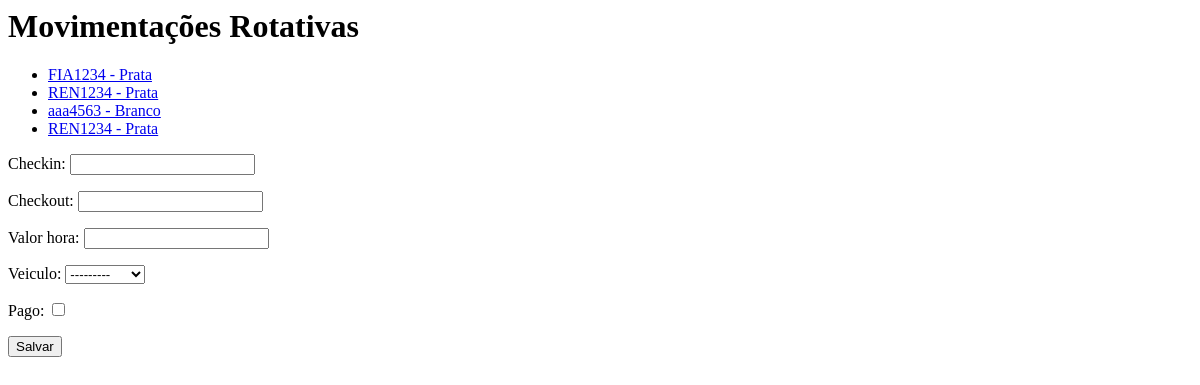
/core/mov-rot-list/, run on an earlier commit of the app's database.
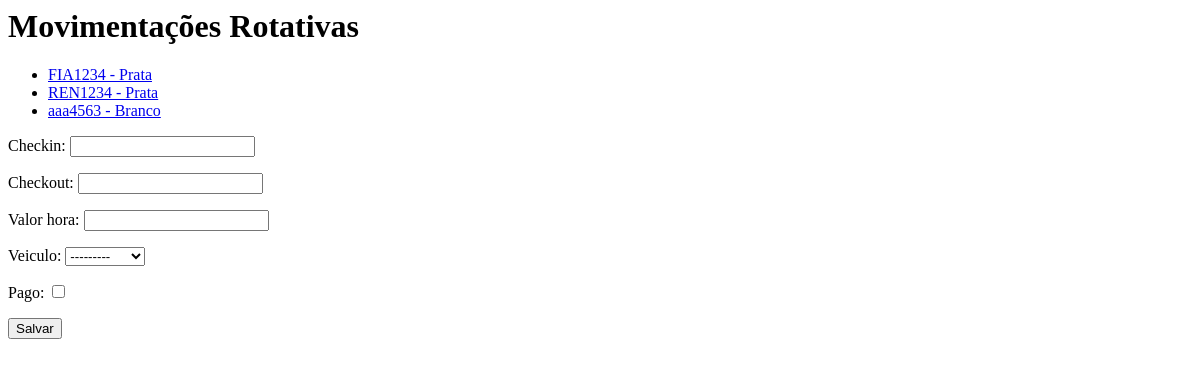
And on a later commit of the database.
### core/models.py (models this page shows, shortened)
class MovRotativo(models.Model):
    checkin = models.DateTimeField(auto_now=False)
    checkout = models.DateTimeField(auto_now=False, null=True, blank=True)
    valor_hora = models.DecimalField(max_digits=6, decimal_places=2)
    veiculo = models.ForeignKey(Veiculo, on_delete=models.CASCADE)
    pago = models.BooleanField(default=False)
    def __str__(self):
        return self.veiculo.placa + ' - ' + self.veiculo.cor

class Veiculo(models.Model):
    marca = models.ForeignKey(Marca, on_delete=models.CASCADE)
    placa = models.CharField(max_length=7)
    proprietario = models.ForeignKey(Pessoa, on_delete=models.CASCADE)
    cor = models.CharField(max_length=15)
    observacoes = models.TextField()
    def __str__(self):
        return self.placa

### core/views.py (the view)
def lista_movrotativos(request):
    form = MovRotativoForm()
    mov_rot = MovRotativo.objects.all()
    return render(request, 'core/lista_movrotativos.html',
        {'mov_rot': mov_rot, 'form': form})

### core/forms.py
class MovRotativoForm(ModelForm):
    class Meta:
        model = MovRotativo
        fields = '__all__'

### core/templates/core/lista_movrotativos.html (shortened to what this page needs)
<h1>Movimentações Rotativas</h1>
<ul>
{% for mov in mov_rot %}
    <li>
        <a href="{% url 'core_mov_rot_update' mov.id %}">
            {{ mov }}
        </a>
    </li>
{% endfor %}
</ul>
<form action="{% url 'core_mov_rot_add' %}" method="POST">
    {{ form.as_p }}
    <button type="submit">Salvar</button>
</form>

What changed in the data, as far as the page shows it:
removed MovRotativo: veiculo.cor "REN1234 - Prata"
